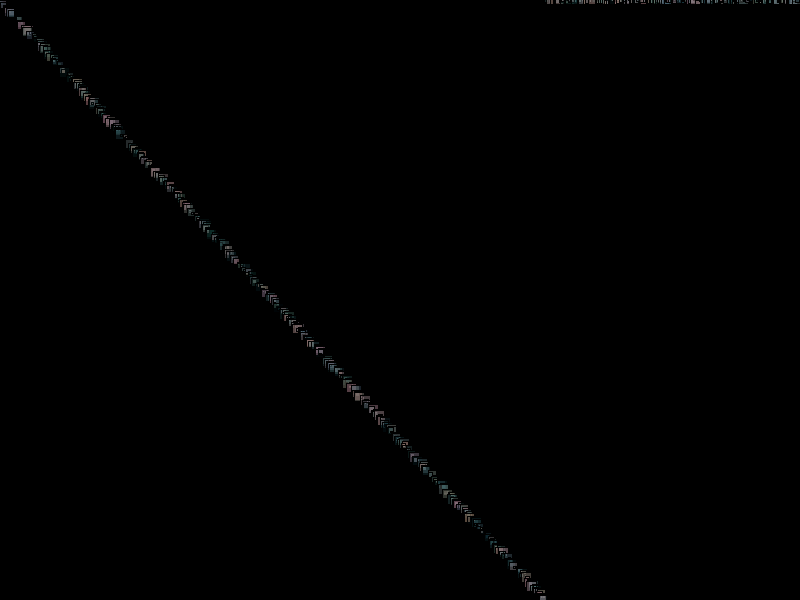
Frame 1 (no input)
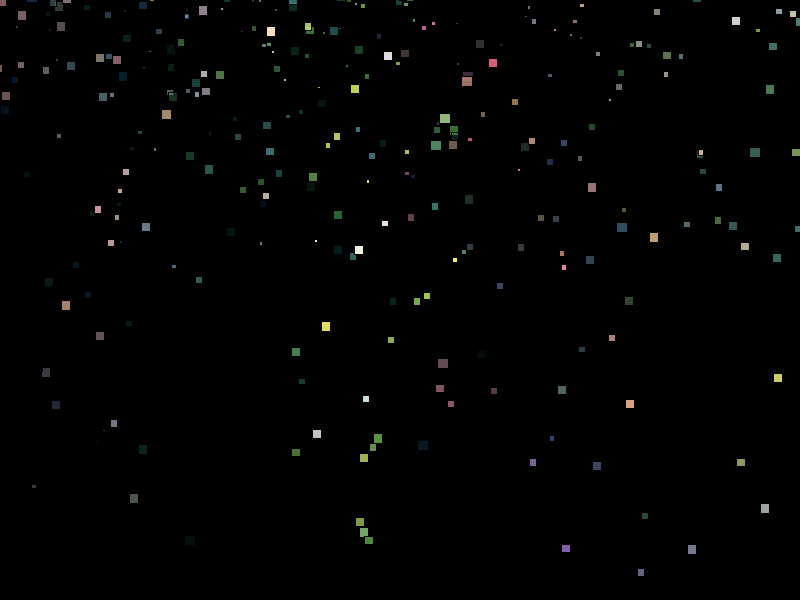
Frame 60 (the mouse pressed at the canvas centre just before this capture)
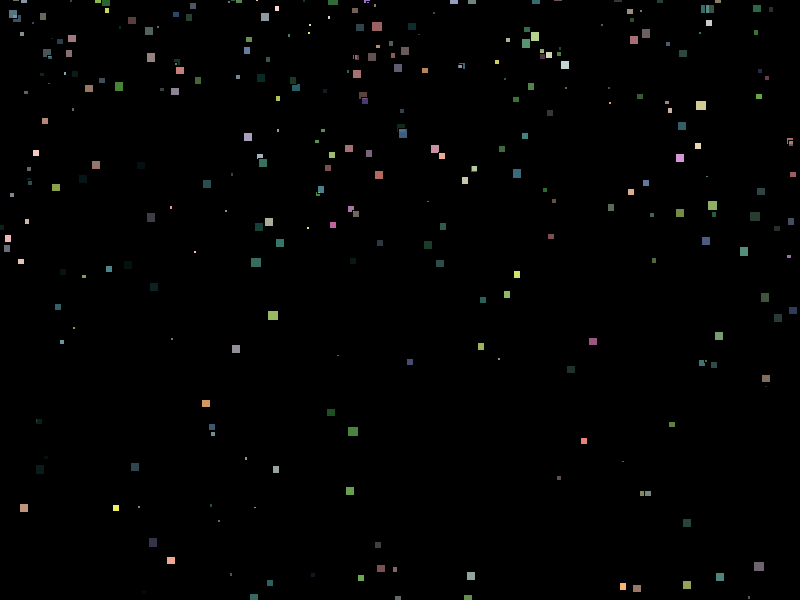
Frame 120 (the mouse held since frame 60 and released just before this capture)

The Processing sketch that drew these frames (run headless with seeded random() and noise(); from frame 60 on, the mouse is pressed at the canvas centre):

// Processing sketch: processing_119036
// ── processing_119036.pde

Square[] squares_bjekts;
int squares;
void setup() {
  size(800,600);
  squares = width;
  //squares = 1000;
  squares_bjekts = new Square[squares];
  for (int i = 0; i < squares; i++) {
    squares_bjekts[i] = new Square(1*i, 1*i, random(1, 10), random(1, 10), 0.1*i, random(0.01, 0.99));
  }
}

void draw() {
  rectMode(CENTER);
  fill(0,0,0,0);
  rect(0,0,width,height);
  background(0);
   for (int i = 0; i < squares; i++) {
    squares_bjekts[i].calculate_changes();
    squares_bjekts[i].display();
  }
}

class Square {
  
  float x;
  float y;
  float speed;
  float gravity;
  float wwidth;
  float hheight;
  float c = random(10,150);
  float c2 = random(100,125);
  float c3 = random(100,125);
  float v = random(0,1);
  float owidth;
  float oheight;
  
  Square(float xx, float yy, float tempwidth, float tempheight, float sspeed, float ggravity) {
    x = xx;
    y = yy;
    speed = sspeed;
    gravity = ggravity;
    wwidth = tempwidth;
    hheight = tempheight;
    owidth = tempwidth;
    oheight= tempheight; 
  }
  
   void display() {
    fill(c, c2, c3, c);
    stroke(0);
    rectMode(CENTER);
    rect(x,y,wwidth,wwidth);
   }
  
   void calculate_changes() {
     wwidth = wwidth + 0.01;
     if(wwidth> width/50) {
       wwidth = owidth;
     }
    
    c = c + ((c/c3)*x/c2);
    c2 = c2 + ((c3/c2)*x/c3);
    c3 = c3 + ((c3/c2)*x/c);
    y = y + speed;
    
    speed = speed + (gravity + (wwidth*(gravity/10)));
    
    if (y > height) {
      speed = speed * -0.95; 
      y=0; 
    } 
    
    if(v<0.5) {
      x = x-1.5;
    }
    if(v>0.5) {
      x = x+1.5;
    }
    if(x >= width){
      v=0;
    }
    
    if(x <= 0){
      v=1;
    }
    if (c > 255){
      c = 100;
    }
    if (c2 > 255){
      c2 = 100;
    }
    if (c3 > 255){
      c3 = 100;
    }
    
   if(y<-11) {
     y = -10;
      wwidth = owidth;
   }
  
   }
}
